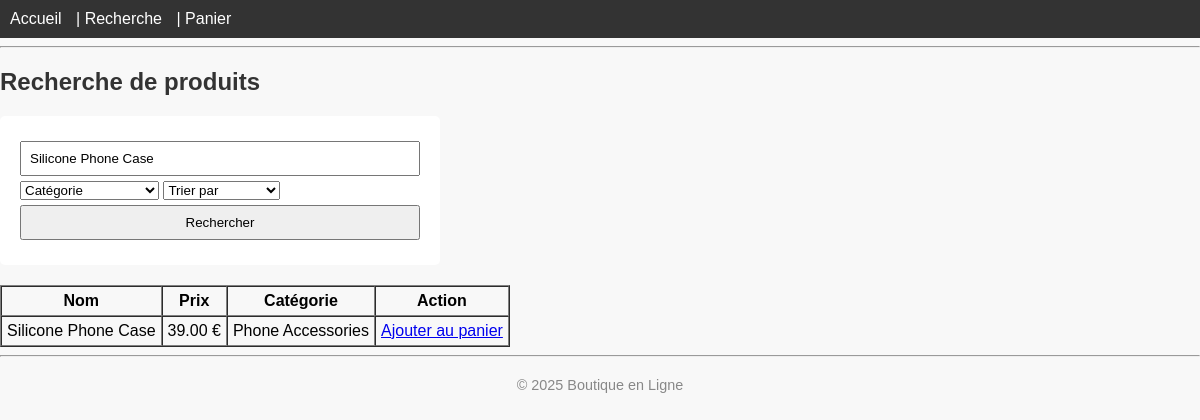
Page /search.php?keyword=Silicone Phone Case on the committed database.
### tables this page shows
CREATE TABLE IF NOT EXISTS produits (
    id INT AUTO_INCREMENT PRIMARY KEY,
    nom VARCHAR(100),
    description TEXT,
    prix DECIMAL(10,2),
    categorie VARCHAR(50),
    image VARCHAR(255)
);

### search.php (the view, shortened to what this page needs)
<?php
require_once 'includes/db.php';
$keyword = $_GET['keyword'] ?? '';
$sort = $_GET['sort'] ?? '';
$sql = "SELECT * FROM produits WHERE 1";
$params = [];
if ($keyword) {
    $sql .= " AND (nom LIKE ? OR description LIKE ?)";
    $params[] = "%$keyword%";
    $params[] = "%$keyword%";
}
if ($sort === 'price_asc') {
    $sql .= " ORDER BY prix ASC";
} elseif ($sort === 'price_desc') {
    $sql .= " ORDER BY prix DESC";
} else {
    $sql .= " ORDER BY id DESC";
}
$stmt = $pdo->prepare($sql);
$stmt->execute($params);
$products = $stmt->fetchAll();
include 'includes/header.php';
?>
<h2>Recherche de produits</h2>
<form method="get" action="search.php">
    <input type="text" name="keyword" placeholder="Mot-clé..." value="<?= htmlspecialchars($keyword) ?>">
    <select name="category">
        <option value="">Catégorie</option>
    </select>
    <select name="sort">
        <option value="">Trier par</option>
    </select>
    <button type="submit">Rechercher</button>
</form>
<?php if (count($products) === 0) : ?>
    <p>Aucun produit trouvé.</p>
<?php else : ?>
    <table border="1" cellpadding="5" cellspacing="0">
        <tr>
            <th>Nom</th>
            <th>Prix</th>
            <th>Catégorie</th>
            <th>Action</th>
        </tr>
        <?php foreach ($products as $prod) : ?>
        <tr>
            <td><?= htmlspecialchars($prod['nom']) ?></td>
            <td><?= number_format($prod['prix'], 2) ?> €</td>
            <td><?= htmlspecialchars($prod['categorie']) ?></td>
            <td><a href="cart.php?add=<?= $prod['id'] ?>">Ajouter au panier</a></td>
        </tr>
        <?php endforeach; ?>
    </table>
<?php endif; ?>
<?php include 'includes/footer.php'; ?>

### assets/css/style.css (style rules this page uses)
body { font-family: Arial, sans-serif; background: #f8f8f8; margin: 0; padding: 0; }
h1, h2 { color: #333; }
form { background: #fff; padding: 20px; margin: 20px 0; border-radius: 5px; max-width: 400px; }
input, button { margin: 5px 0; padding: 8px; width: 100%; box-sizing: border-box; }

### rows in the picture
produits: nom "Silicone Phone Case", prix "39.00", categorie "Phone Accessories"
